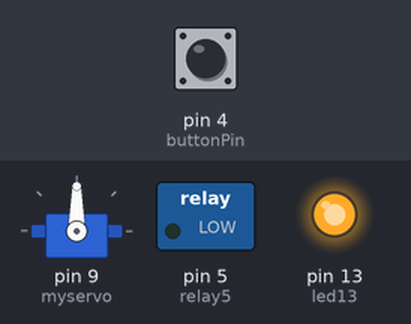
The sketch below on a simulated Arduino Uno, built with avr-gcc and run on an emulated ATmega328P. Parts: servo, switched loads named in the sketch (green lamp = pin HIGH), output pins drawn as LEDs (lit = HIGH). The inputs (shaded band) are chosen by the test bench; at power-on: pin 4 (buttonPin) LOW.

Above: at 7.8 s.
7.9 s: pin 4 (buttonPin) pulled HIGH for 0.2 s
At 8.06 s:
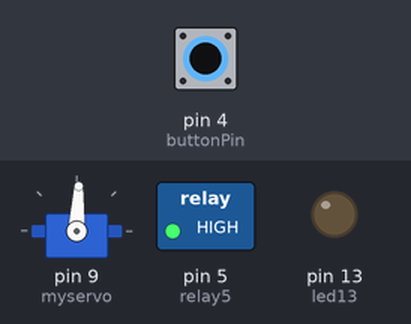
At 12.0 s:
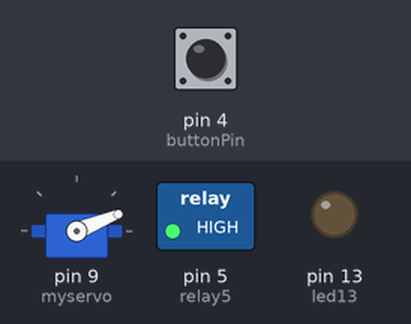
Timing chart, 0 to 13.5 s (numbered marks = the images above; inputs shaded):
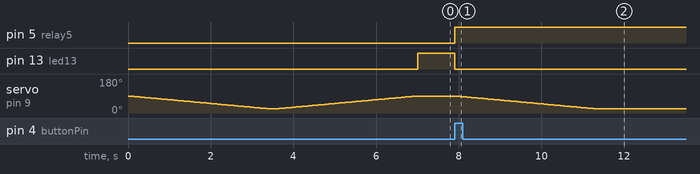

The sketch:

doors_final_LED13_blink_class.ino
```cpp
/* The doors
 The doors are waiting for the batton
 When batton is pushed - the doors go to open,
 still open for 10 sec and then go back
 The button's LED allways ON - doors are redy to work
 When the doors are working - LED is OFF
 --------------
 LED13 на борту отражает работу посветки кнопки

 Long Beach CA
 06/25/2018
*/

#include <Servo.h>
Servo myservo;  // create servo object to control a servo

int pos = 93;    // variable to store the servo position
int pause = 10000; // Time that the doors still open
const int buttonPin = 4;     // the number of the pushbutton pin
const int led13 = 13;
int buttonState = 0;    // batton's state
int relay5 = 5;      // button's LED
int servo = 0;


void setup() {
  pinMode(buttonPin, INPUT);
  pinMode(relay5, OUTPUT);
  pinMode(led13, OUTPUT);
  myservo.attach(9);  // attaches the servo on pin 9 to the servo object
  myservo.write(90);

}

void loop() {
 // servo = myservo.read();
  // This is Setting Up for dors ----------------------------------------------------------
  // Gos once.
  if (servo == 0) {
        for (pos = 90; pos >= 22; pos -= 1) { // goes from 90 degrees to 22 degrees position
        myservo.write(pos);              // tell servo to go to position in variable 'pos'
        delay(50);                       // waits 50ms for the servo to reach the position
      }
    delay(100);                      // Taking the pause - the doors are still open
      for (pos = 22; pos <= 90; pos += 1) { // goes from 22 degrees to 90 degrees
        // in steps of 1 degree
        myservo.write(pos);              // tell servo to go to position in variable 'pos'
        delay(50);                       // waits 50ms for the servo to reach the position
      }
    servo = 1;
    }
  //--------------------------------------------------------------------------------------

  digitalWrite(relay5, LOW);       // Switch the button's LED ON - redy to work
  digitalWrite(led13, HIGH);
  buttonState = digitalRead(buttonPin);  // Reading the battom
  if (buttonState == HIGH) {
    digitalWrite(relay5, HIGH);       // Switch the button's LED OFF - the doors are working
    digitalWrite(led13, LOW);
    for (pos = 90; pos >= 22; pos -= 1) { // goes from 90 degrees to 22 degrees position
      myservo.write(pos);              // tell servo to go to position in variable 'pos'
      delay(50);                       // waits 50ms for the servo to reach the position
    }
    delay(pause);                      // Taking the pause - the doors are still open
    for (pos = 22; pos <= 90; pos += 1) { // goes from 22 degrees to 90 degrees
      // in steps of 1 degree
      myservo.write(pos);              // tell servo to go to position in variable 'pos'
      delay(50);                       // waits 50ms for the servo to reach the position
    }

  }
//
}
```

Measured:
- after the input at 7.9 s, pin 5 (relay5): LOW → HIGH at once; pin 13 (led13): HIGH → LOW at once; servo on pin 9 (myservo): moves from 90° to 22° over 3.4 s, starting after 0.05 s
